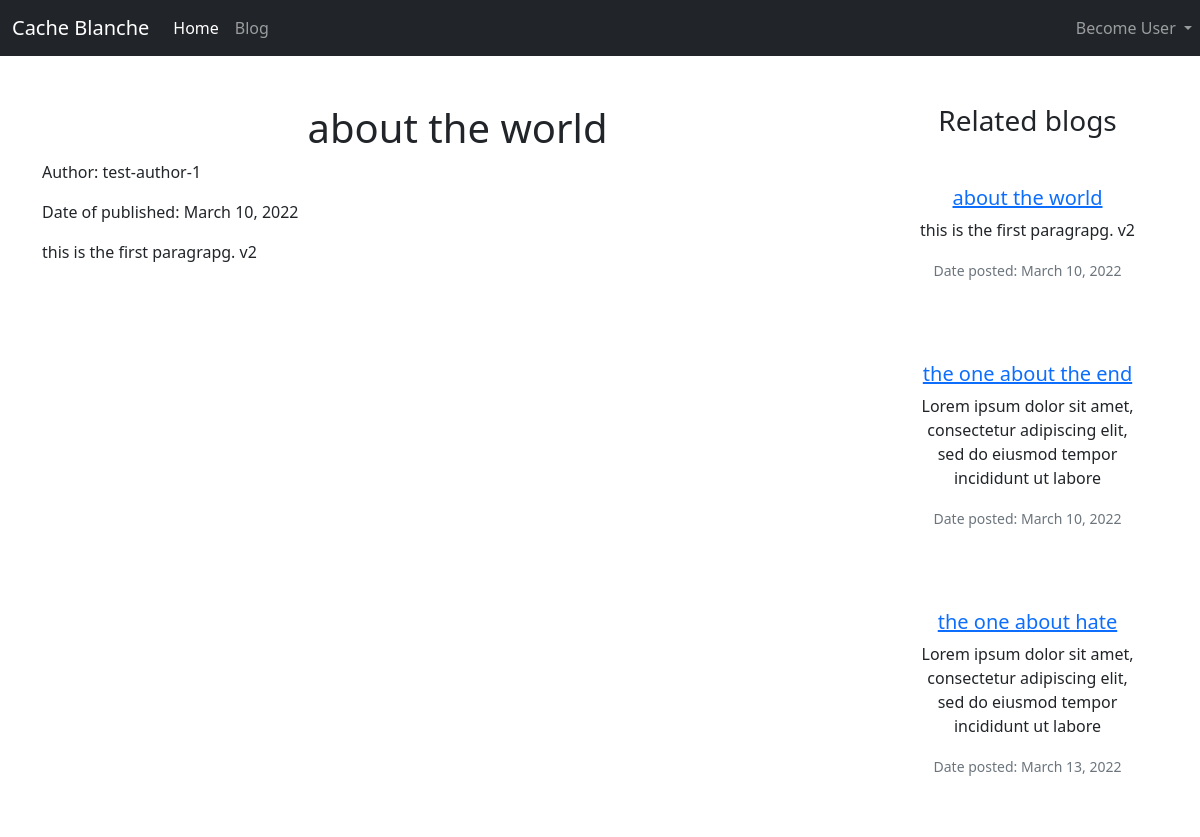
Page /blog/blog/1 on the committed database.
### blog/models.py (models this page shows, shortened)
class Blog(models.Model):
    title = models.CharField(max_length=255)
    body = models.TextField()
    author = models.ForeignKey(
        Author,
        related_name='author_blogs',
        on_delete=models.CASCADE
    )
    date_of_post = models.DateField(auto_now_add=True)

### bloggers/models.py (models this page shows, shortened)
class Author(models.Model):
    username = models.CharField(max_length=255)
    created_by = models.OneToOneField(
        CustomAuthorModel,
        related_name = 'author',
        on_delete=models.CASCADE
    )

### blog/views.py (the view)
# urls.py: path('blog/<int:blog_id>', blog_detail, name='blog-detail'),
def blog_detail(request, blog_id):
    blogs = Blog.objects.all()
    blog = Blog.objects.get(id=blog_id)
    author = blog.author
    related_blogs = author.author_blogs.all()[:3]
    context = {'blog':blog, 'related_blogs': related_blogs, 'blogs':blogs}
    return render(request, 'blog_detail_view.html', context)

### blog/templates/blog/blog_detail_view.html (shortened to what this page needs)
{% extends 'base.html' %}
{% block content %}
    <div class="container my-5">
        <div class="row">
            <div class="col-9">
                <div class="row">
                    <div class="col text-center">
                        <h1>{{ blog.title }}</h1>
                    </div>
                </div>
                <div class="row">
                    <div class="col">
                        <p>Author: {{ blog.author.username }}</p>
                        <p>Date of published: {{ blog.date_of_post }}</p>
                    </div>
                </div>
                <div class="row">
                    <div class="col">
                        <p>{{ blog.body }}</p>
                    </div>
                </div>
            </div>
            <div class="col-3 ">
                <h3 class="text-center">Related blogs</h3>
                {% for blog in related_blogs %}
                        <div class="col-12">
                            <div class="card text-center mx-0 py-3 my-3 border-0">
                               <div class="card-body">
                                <h5 class="card-title">
                                    <a href="{% url 'blog-detail' blog.id %}">{{ blog.title }}</a>
                                </h5>
                                <p class="card-text">{{ blog.body|slice:":100" }}</p>
                                <p class="card-text"><small class="text-muted">Date posted: {{ blog.date_of_post }}</small></p>
                               </div>
                            </div>
                        </div>
                {% endfor %}
            </div>
        </div>
    </div>
{% endblock %}

### rows in the picture
Blog: title "about the world", author.username "test-author-1", date_of_post "March 10, 2022", body "this is the first paragrapg. v2"
Blog: title "the one about the end", body "Lorem ipsum dolor sit amet, consectetur adipiscing elit, sed do eiusmod tempor incididunt ut labore", date_of_post "March 10, 2022"
Blog: title "the one about hate", body "Lorem ipsum dolor sit amet, consectetur adipiscing elit, sed do eiusmod tempor incididunt ut labore", date_of_post "March 13, 2022"
